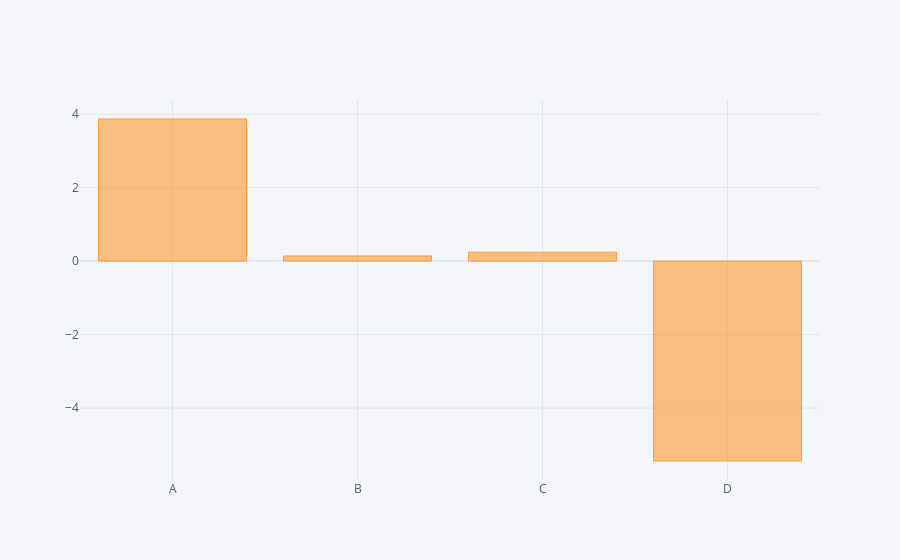

The cell this chart's notebook holds for it:
### Code cell
df.sum().iplot(kind="bar")

### Figure 1 — Plotly figure (JSON) as saved in the notebook; plotly's stock layout.template omitted (floating-point values rounded to 4 significant figures)
{"data": [{"marker": {"color": "rgba(255, 153, 51, 0.6)", "line": {"color": "rgba(255, 153, 51, 1.0)", "width": 1}}, "name": "None", "orientation": "v", "text": "", "type": "bar", "x": ["A", "B", "C", "D"], "y": [3.868, 0.1393, 0.2419, -5.441]}], "layout": {"legend": {"bgcolor": "#F5F6F9", "font": {"color": "#4D5663"}}, "paper_bgcolor": "#F5F6F9", "plot_bgcolor": "#F5F6F9", "title": {"font": {"color": "#4D5663"}}, "xaxis": {"gridcolor": "#E1E5ED", "showgrid": true, "tickfont": {"color": "#4D5663"}, "title": {"font": {"color": "#4D5663"}, "text": ""}, "zerolinecolor": "#E1E5ED"}, "yaxis": {"gridcolor": "#E1E5ED", "showgrid": true, "tickfont": {"color": "#4D5663"}, "title": {"font": {"color": "#4D5663"}, "text": ""}, "zerolinecolor": "#E1E5ED"}}}
